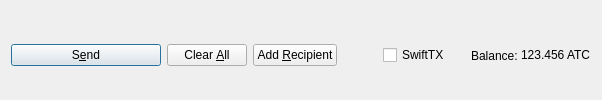
         <widget class="QFrame" name="frame_Send">
          <layout class="QHBoxLayout" name="horizontalLayout">
           <property name="bottomMargin">
            <number>0</number>
           </property>
           <item>
            <widget class="QPushButton" name="sendButton">
             <property name="minimumSize">
              <size>
               <width>150</width>
               <height>0</height>
              </size>
             </property>
             <property name="toolTip">
              <string>Confirm the send action</string>
             </property>
             <property name="text">
              <string>S&amp;end</string>
             </property>
             <property name="icon">
              <iconset resource="../acentriacoin.qrc">
               <normaloff>:/icons/send</normaloff>:/icons/send</iconset>
             </property>
             <property name="autoDefault">
              <bool>false</bool>
             </property>
             <property name="default">
              <bool>true</bool>
             </property>
            </widget>
           </item>
           <item>
            <widget class="QPushButton" name="clearButton">
             <property name="sizePolicy">
              <sizepolicy hsizetype="Minimum" vsizetype="Fixed">
               <horstretch>0</horstretch>
               <verstretch>0</verstretch>
              </sizepolicy>
             </property>
             <property name="toolTip">
              <string>Clear all fields of the form.</string>
             </property>
             <property name="text">
              <string>Clear &amp;All</string>
             </property>
             <property name="icon">
              <iconset resource="../acentriacoin.qrc">
               <normaloff>:/icons/remove</normaloff>:/icons/remove</iconset>
             </property>
             <property name="autoDefault">
              <bool>false</bool>
             </property>
            </widget>
           </item>
           <item>
            <widget class="QPushButton" name="addButton">
             <property name="toolTip">
              <string>Send to multiple recipients at once</string>
             </property>
             <property name="text">
              <string>Add &amp;Recipient</string>
             </property>
             <property name="icon">
              <iconset resource="../acentriacoin.qrc">
               <normaloff>:/icons/add</normaloff>:/icons/add</iconset>
             </property>
             <property name="autoDefault">
              <bool>false</bool>
             </property>
            </widget>
           </item>
           <item>
            <spacer name="horizontalSpacer">
             <property name="orientation">
              <enum>Qt::Horizontal</enum>
             </property>
             <property name="sizeHint" stdset="0">
              <size>
               <width>40</width>
               <height>20</height>
              </size>
             </property>
            </spacer>
           </item>
           <item>
            <layout class="QHBoxLayout" name="horizontalLayout_2">
             <property name="spacing">
              <number>3</number>
             </property>
             <item>
              <widget class="QCheckBox" name="checkSwiftTX">
               <property name="enabled">
                <bool>true</bool>
               </property>
               <property name="minimumSize">
                <size>
                 <width>85</width>
                 <height>0</height>
                </size>
               </property>
               <property name="text">
                <string>SwiftTX</string>
               </property>
              </widget>
             </item>
             <item>
              <widget class="QLabel" name="label">
               <property name="text">
                <string>Balance:</string>
               </property>
              </widget>
             </item>
             <item>
              <widget class="QLabel" name="labelBalance">
               <property name="sizePolicy">
                <sizepolicy hsizetype="Preferred" vsizetype="Fixed">
                 <horstretch>0</horstretch>
                 <verstretch>0</verstretch>
                </sizepolicy>
               </property>
               <property name="cursor">
                <cursorShape>IBeamCursor</cursorShape>
               </property>
               <property name="text">
                <string notr="true">123.456 ATC</string>
               </property>
               <property name="textInteractionFlags">
                <set>Qt::LinksAccessibleByMouse|Qt::TextSelectableByKeyboard|Qt::TextSelectableByMouse</set>
               </property>
              </widget>
             </item>
            </layout>
           </item>
          </layout>
         </widget>
